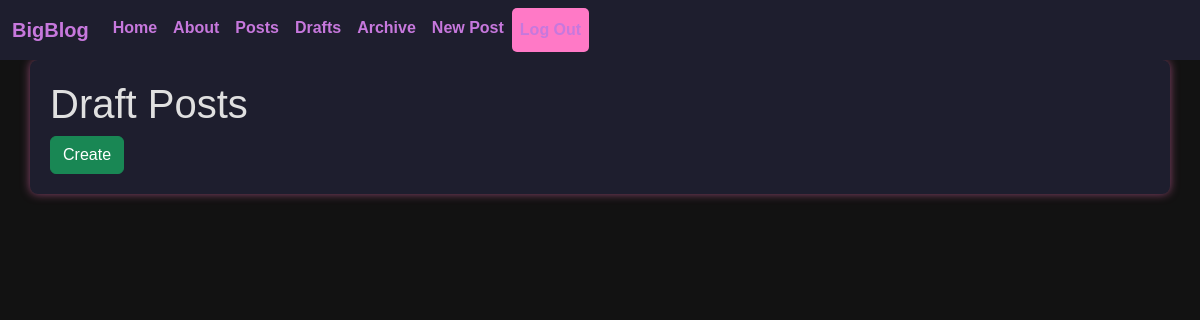
Before: /posts/draft/ (signed in) with the older database file.
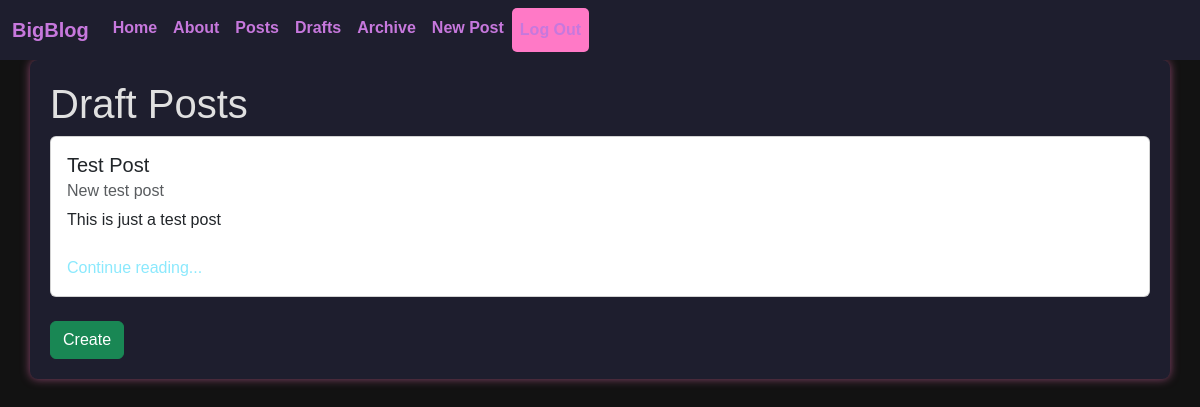
After: the same page with the newer database file.
### posts/models.py (models this page shows, shortened)
class Post(models.Model):
    title = models.CharField(max_length=128)
    subtitle = models.CharField(max_length=256)
    body = models.TextField()
    author = models.ForeignKey(
        get_user_model(),
        on_delete=models.CASCADE
    )
    status = models.ForeignKey(
        Status,
        on_delete=models.CASCADE
    )
    created_on = models.DateTimeField(auto_now_add=True)

### posts/views.py (the view)
# urls.py: path("draft/", views.DraftPostListView.as_view(), name="draft"),
class DraftPostListView(LoginRequiredMixin, ListView):
    template_name = "posts/list.html"
    model = Post
    def get_context_data(self, **kwargs):
        context = super().get_context_data(**kwargs)
        draft = Status.objects.get(name="draft")
        context["title"] = "Draft"
        context["post_list"] = (
            Post.objects
            .filter(status=draft, author=self.request.user)
            .order_by("created_on").reverse()
        )
        return context

### templates/posts/list.html (shortened to what this page needs)
{% extends 'base.html' %}
{% block content %}
<h1>{{ title }} Posts</h1>
{% for post in post_list %}
<div class="card">
    <div class="card-body">
        <h5 class="card-title">{{ post.title }}</h5>
        <h6 class="card-subtitle mb-2 text-body-secondary">{{ post.subtitle }}</h6>
        <p class="card-text">{{ post.body|truncatechars:128 }}
            <br />
            <br />
      <a href="{% url 'detail' post.id %}" class="card-link">Continue reading...</a>
    </div>
</div>
<br />
{% endfor %}
<a href="{% url 'create' %}" class="btn btn-success">Create</a>
{% endblock content %}

Changed rows visible on the page:
added Post: title "Test Post", subtitle "New test post", body "This is just a test post"
